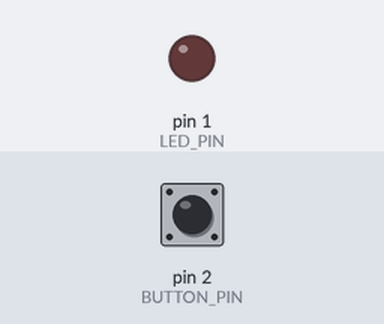
Recording of a program running on a simulated Arduino Uno, built with avr-gcc and run on an emulated ATmega328P. On the bench: output pins drawn as LEDs (lit = HIGH). The test bench sets the inputs (shaded band); at power-on: pin 2 (BUTTON_PIN) LOW.

Above: at 1.2 s.
1.3 s: pin 2 (BUTTON_PIN) pulled HIGH for 0.15 s
At 2.2 s:
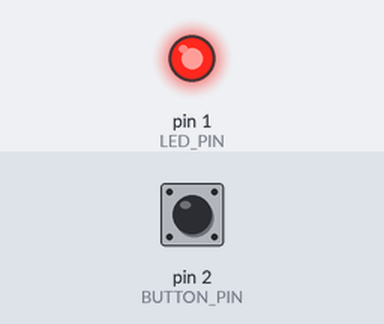
2.9 s: pin 2 (BUTTON_PIN) pulled HIGH for 1 s
At 3.4 s:
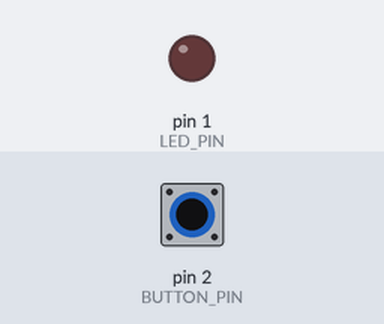
5.4 s: pin 2 (BUTTON_PIN) pulled HIGH for 3.2 s
At 6.5 s:
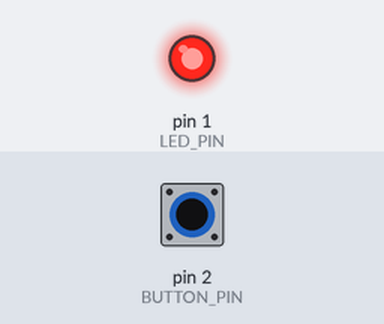
Timing chart, 0 to 8.4 s (numbered marks = the images above; inputs shaded):
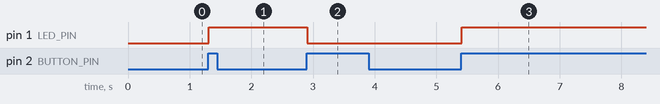

Measured:
- after the input at 1.3 s, pin 1 (LED_PIN): LOW → HIGH at once
- after the input at 2.9 s, pin 1 (LED_PIN): HIGH → LOW at once
- after the input at 5.4 s, pin 1 (LED_PIN): LOW → HIGH at once

The program:

main.cpp
```cpp
#include <Arduino.h>

// Variant 14 Constants
const int LED_PIN = 1;        // Calculated: 14 % 13 = 1
const int BUTTON_PIN = 2;     // Button input pin
const int DEBOUNCE_DELAY = 9; // Calculated: 14 % 5 = 4 -> 9 ms

// Global variables for state storage
boolean lastButtonState = LOW;
boolean ledState = LOW;

// Function prototype
boolean debounce(boolean last);

void setup() {
  // Pin 1 is TX, so Serial.begin() is omitted to avoid conflict with LED
  pinMode(LED_PIN, OUTPUT);
//   digitalWrite(LED_PIN, LOW);
  pinMode(BUTTON_PIN, INPUT);
}

// Debounce function based on Listing 2.5
boolean debounce(boolean last) {
  boolean current = digitalRead(BUTTON_PIN);

  if (last != current) {
    delay(DEBOUNCE_DELAY);
    current = digitalRead(BUTTON_PIN);
  }

  return current;
}

void loop() {
  boolean currentButtonState = debounce(lastButtonState);

  // Toggle LED on rising edge (transition from LOW to HIGH)
  if (lastButtonState == LOW && currentButtonState == HIGH) {
    ledState = !ledState;
    digitalWrite(LED_PIN, ledState);
  }

  lastButtonState = currentButtonState;
}
```
